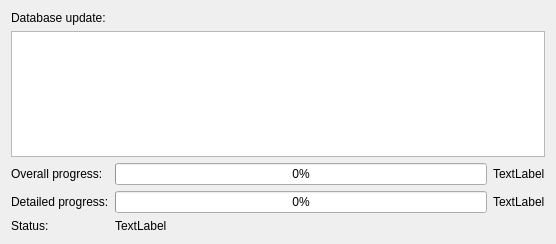
<?xml version="1.0" encoding="UTF-8"?>
<ui version="4.0">
 <class>dbInitWidget</class>
 <widget class="QWidget" name="dbInitWidget">
  <property name="geometry">
   <rect>
    <x>0</x>
    <y>0</y>
    <width>556</width>
    <height>244</height>
   </rect>
  </property>
  <layout class="QGridLayout" name="gridLayout_2">
   <item row="0" column="0">
    <layout class="QVBoxLayout" name="verticalLayout">
     <item>
      <widget class="QLabel" name="mInfoText">
       <property name="text">
        <string>Database update:</string>
       </property>
       <property name="wordWrap">
        <bool>true</bool>
       </property>
      </widget>
     </item>
     <item>
      <widget class="QListWidget" name="mProgressList"/>
     </item>
     <item>
      <layout class="QGridLayout" name="gridLayout">
       <item row="0" column="0">
        <widget class="QLabel" name="label_4">
         <property name="text">
          <string>Overall progress:</string>
         </property>
        </widget>
       </item>
       <item row="0" column="1">
        <widget class="QProgressBar" name="mOverallProgress">
         <property name="value">
          <number>0</number>
         </property>
        </widget>
       </item>
       <item row="0" column="2">
        <widget class="QLabel" name="mOverallStatus">
         <property name="text">
             <string comment="KDE::DoNotExtract">TextLabel</string>
         </property>
        </widget>
       </item>
       <item row="1" column="0">
        <widget class="QLabel" name="label_7">
         <property name="text">
          <string>Detailed progress:</string>
         </property>
        </widget>
       </item>
       <item row="1" column="1">
        <widget class="QProgressBar" name="mDetailProgress">
         <property name="value">
          <number>0</number>
         </property>
        </widget>
       </item>
       <item row="1" column="2">
        <widget class="QLabel" name="mDetailStatus">
         <property name="text">
          <string comment="KDE::DoNotExtract">TextLabel</string>
         </property>
        </widget>
       </item>
       <item row="2" column="0">
        <widget class="QLabel" name="label_8">
         <property name="text">
          <string>Status:</string>
         </property>
        </widget>
       </item>
       <item row="2" column="1" colspan="2">
        <widget class="QLabel" name="mSummary">
         <property name="text">
          <string comment="KDE::DoNotExtract">TextLabel</string>
         </property>
        </widget>
       </item>
      </layout>
     </item>
    </layout>
   </item>
  </layout>
 </widget>
 <resources/>
 <connections/>
</ui>
